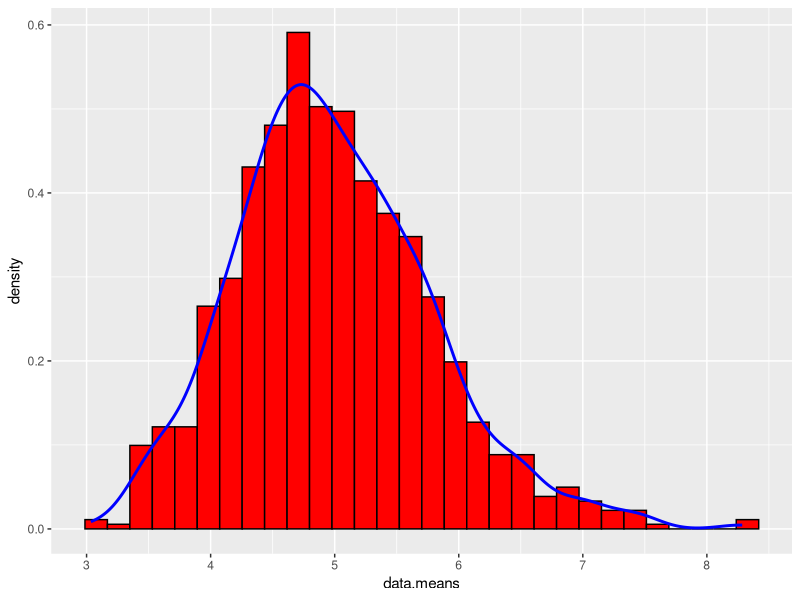

Source code (R):
## ---- chunk 1
library(ggplot2)
## ---- chunk 2
    # variables to control the simulation
    numSim <- 1000;    # number of simulations
    n <- 40;           # number of exponentials
    lambda <- 0.2;     # lambda used for rexp

    ## create a data matrix with the simulations
    set.seed(1928737)  # set the seed for reproducibility
    data <- matrix(rexp(numSim * n, rate=lambda), numSim);

    ## for each simulation calculate the mean
    data.means <- apply(data, 1, mean);
## ---- chunk 3
    u <- 1/lambda
    u
## ---- chunk 4
    meanOfMeans <- mean(data.means)
    meanOfMeans
## ---- chunk 5
    stdDev <- (1/lambda)/sqrt(n)
    stdDev
## ---- chunk 6
    variance <- stdDev ^ 2
    variance
## ---- chunk 7
    stdDev_x <- sd(data.means)
    stdDev_x
## ---- chunk 8
    variance_x <- var(data.means)
    variance_x
## ---- chunk 9
    plotdata <- data.frame(data.means);
    m <- ggplot(plotdata, aes(x =data.means))
    m <- m + geom_histogram(aes(y=..density..), colour="black",fill = "red")
    m + geom_density(colour="blue", size=1);    
